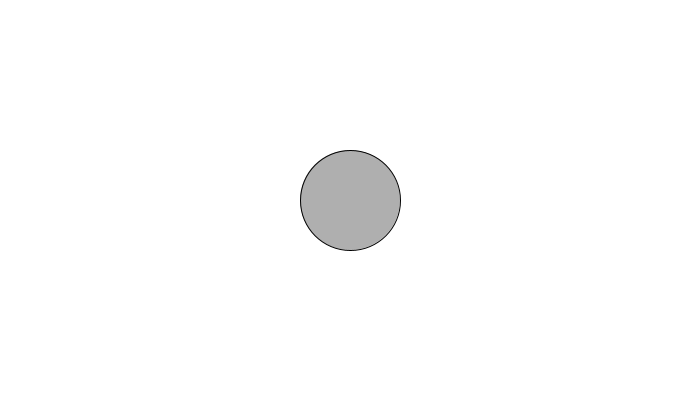
Frame 1 (no input)
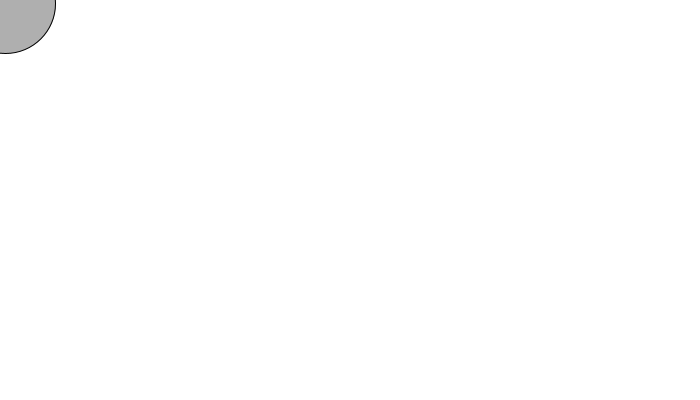
Frame 60 (the mouse pressed at the canvas centre just before this capture)
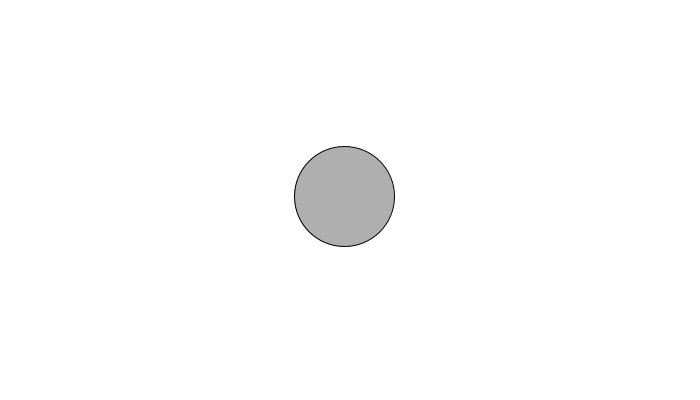
Frame 120 (the mouse held since frame 60 and released just before this capture)

The Processing sketch that drew these frames (run headless with seeded random() and noise(); from frame 60 on, the mouse is pressed at the canvas centre):

// Processing sketch: processing_35788
// ── processing_35788.pde

int mysize = 100;
float xpos = 350;
float ypos = 200;

void setup()
{
  size(700,400);
  background(255);
smooth();
  fill(0,80);
  
}

void draw()
{
  background(255);
    ellipse(xpos, ypos, mysize, mysize);
   

   
    xpos = xpos + (mouseX - xpos)/15.0;
    ypos = ypos + (mouseY - ypos)/15.0;
}

void mousePressed(){
  
}

void mouseMoved(){

//  if(mouseX < width/2) {
 //   mysize = mysize + 5; }
}
